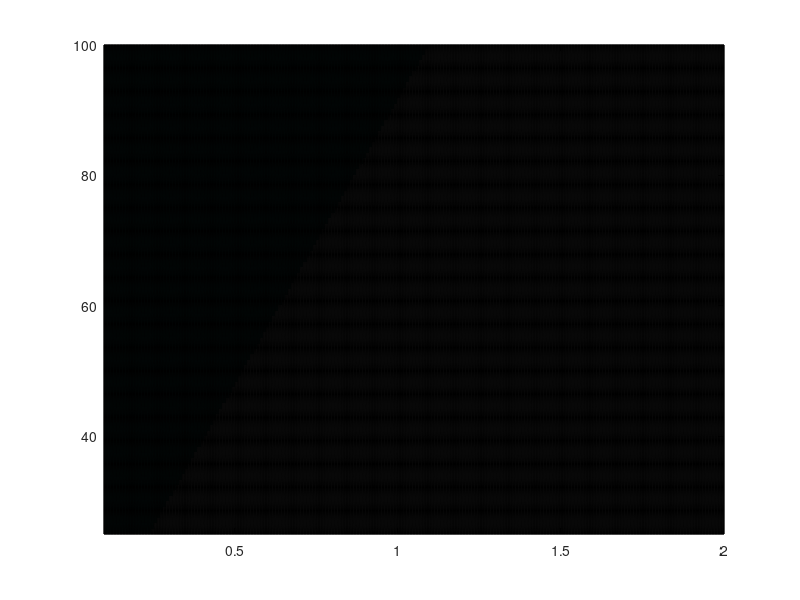

The MATLAB source for this figure: (Note: this script raises an error after producing the figure.)
%% Bushing data
Ibushing = 4500; % (lb-s^2/in)-in^2
Itower = 1000; % (lb-s^2/in)-in^2
IVS = Ibushing;
kVSrot = 5600000; % lb-in/rad

%% Equivalent VS properties
larm = 15; % moment arm of simulator (in)
kVS = kVSrot/larm^2; % lb/in
mVS = IVS/larm^2; % lb-s^2/in
w = sqrt(kVS/mVS); % rad/s
f = w/2/pi; % Hz
zet = 0.02; % let's take 2% damping

%% Actuator data
kact = 9300; %lb/in
d = 25000; % lb/s/V
alph = 2*pi*25; % rad/s
bet = 2*pi*0.5; % rad/s
Kp = 0.005;
Ke = 1;
mtower = Itower/larm^2;
m = mtower;

%% Controller parameters and constraints
b1_ = linspace(0.1,2,200)*w;
b0_ = linspace(25,100,1000)*w^2;
[b1,b0] = meshgrid(b1_,b0_);
rho = m/mVS;
a0 = rho*b0;
a1 = b1+2*zet*w;

constr1 = a1.*b0 - a0.*b1 + (2*zet*w)*(w^2 - a0 - b0 + a1.*b1) > 0;
constr2 = (-(2*zet*w)*(a0.*b0) + (w^2)*(a1.*b0 - a0.*b1)) < 0;

constr = constr1 & constr2;

constr = double(constr);
constr(constr==0) = NaN;
figure(1), 
    h = pcolor(b1/w, b0/w^2, constr);
    h.EdgeColor = 'none';
    xlabel('b_1'),
    ylabel('b_0')

%% Test one choice of parameters
b1 = 0.4*w;
b0 = 50*w^2;
a0 = rho*b0;
a1 = b1+2*zet*w;

% attainable VS
N1 = [1 a1 a0];
D1 = conv([1 2*zet*w w^2],[1 b1 b0]);
Hattained = (1/m)*tf(N1,D1);
HVS = (1/mVS)*tf(1,[1 2*zet*w w^2]);
figure(101),
    bode(HVS, Hattained)
Yattained = tf([N1 0],D1); % admittance
figure(102),
    nyquist(Yattained)

% Controller 
N2 = [1 alph+bet alph*(bet+Kp*d)];
D2 = [1 alph+bet alph*(bet+Kp*d)+kact/m (kact/m)*alph d*Ke*alph/m];
NC = conv(N1,D2)-conv(N2,D1);
NC = NC(3:end);
DC = D1;
Hcontroller = 1/(d*Ke*alph)*tf(NC,DC);
figure(103),
    bode(Hcontroller)

%% Observability and controllability of this system
% Aattained = [Aact Bact(:,1)*ssController.C; zeros(size(ssController.A,1),size(ssAct.A,2)) ssController.A];
% Battained = [Bact(:,2)+Bact(:,1)*ssController.D; ssController.B];
% Cattained = eye(8,1)';
% Dattained = [];
% ssAttained = ss(Aattained, Battained, Cattained, Dattained);
% figure, bode(ssAttained, Hattained)
% Hattained
% tf(minreal(ssAttained))
% [V__,D__] = eig(Aattained);
% [abs((Cattained*V__).' ) abs(V__\Battained)]
% ((Cattained*V__).').*(V__\Battained)

%% Optimization approach
Aact = [0 1 0 0; 0 0 1/m 0; 0 -kact -bet d; -Ke*alph 0 -Kp*alph -alph];
Bact = [0 0; 0 1/m; 0 0; Ke*alph 0];
Cact = [1 0 0 0; 0 1 0 0];
Dact = [];
ssAct = ss(Aact, Bact, Cact, Dact);
ssAct.InputName = {'u','w'};
ssAct.OutputName = {'x','v'};

AVS = [0 1; -w^2 -2*zet*w];
BVS = [0; 1/mVS];
CVS = [1 0];
DVS = [];
ssVS = ss(AVS, BVS, CVS, DVS);
ssVS.InputName = 'w';
ssVS.OutputName = 'xVS';

ssController = tunableSS('Controller',4,1,1);
ssController.InputName = 'w';
ssController.OutputName = 'u';

S1 = sumblk('e = xVS - x');
T0 = connect(ssVS, ssAct, ssController, S1, 'w', {'e','x','v','xVS','u'});

s = tf('s');

errorConstr = (s+2*pi*30)^3/(s+2*pi*1000)^3;
tgError = TuningGoal.Gain('w','e',errorConstr);
tgError.Stabilize = false; 

controlConstr = (s+2*pi*200)^3/(s+2*pi*100)^3/80;
tgControl = TuningGoal.Gain('w','u',controlConstr);
tgControl.Stabilize = false;

tgPassivity = TuningGoal.Passivity('w','v');

opt = systuneOptions('RandomStart',20);

[Topt,fSoft,gHard,info]=...
    systune(T0,tgError,[tgPassivity,tgControl],opt);
Huwopt_ = tf(getIOTransfer(Topt,'w','u'));
Hvwopt_ = tf(getIOTransfer(Topt,'w','v'));
Hxwopt_ = tf(getIOTransfer(Topt,'w','x'));

figure(201),
    bode(ssVS, Hxwopt_)

figure(202),
    nyquist(Hvwopt_)

figure(203),
    bode(Huwopt_, Hcontroller, controlConstr)